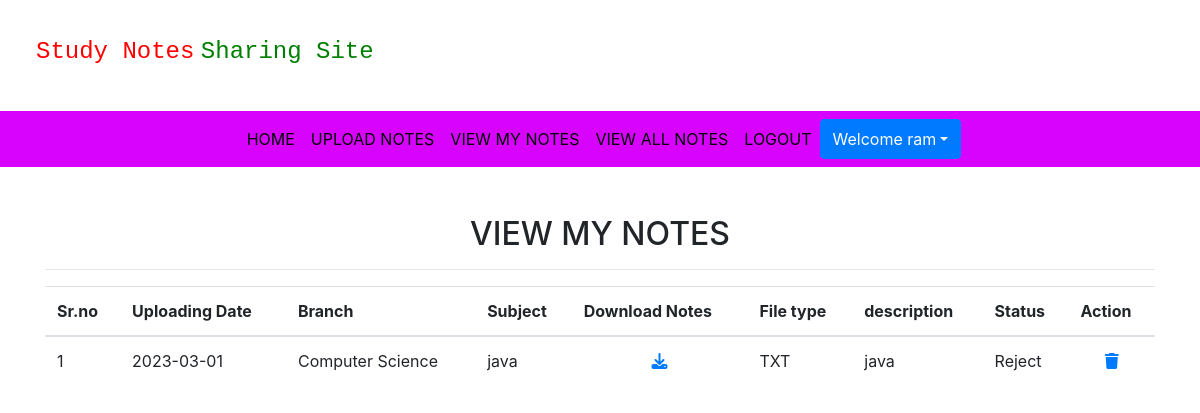
Page /view_mynotes (signed in) on the committed database.
### notes/models.py (models this page shows, shortened)
class Notes(models.Model):
	user = models.ForeignKey(User,on_delete=models.CASCADE)
	uploadingdate = models.CharField(max_length=30)
	branch = models.CharField(max_length=50)
	subject = models.CharField(max_length=30)
	notesfile = models.FileField(null=True)
	filetype = models.CharField(max_length=30,null=True)
	description = models.CharField(max_length=250,null=True)
	status = models.CharField(max_length=20)

### notes/views.py (the view)
# urls.py: path('view_mynotes',views.view_mynotes,name='view_mynotes'),
def view_mynotes(request):
    if not request.user.is_authenticated:
        return redirect('login')
    user = request.user
    notes = Notes.objects.filter(user=user)
    return render(request, 'view_mynotes.html', {'notes': notes})

### notes/templates/view_mynotes.html (shortened to what this page needs)
{% extends 'user_navigation.html'%}
{% block body %}
{% load static %}
<link rel="stylesheet" href="https://cdnjs.cloudflare.com/ajax/libs/twitter-bootstrap/4.5.2/css/bootstrap.css">
<link rel="stylesheet" href="https://cdn.datatables.net/1.13.2/css/dataTables.bootstrap4.min.css">
<link rel="stylesheet" href="https://cdnjs.cloudflare.com/ajax/libs/font-awesome/6.3.0/css/all.min.css">
<div class="container my-5">
    <h2 class="text-center"> VIEW MY NOTES </h2>
    <hr>
    <table class="table table=bordered " id="example">
        <thead>
        <tr>
            <th> Sr.no</th>
            <th> Uploading Date</th>
            <th> Branch</th>
            <th> Subject</th>
            <th> Download Notes</th>
            <th> File type</th>
            <th> description</th>
            <th> Status</th>
            <th> Action</th>
        </tr>
        {% for i in notes %}
        <tr>
            <td>{{forloop.counter}}</td>
            <td>{{i.uploadingdate }}</td>
            <td>{{i.branch }}</td>
            <td>{{i.subject }}</td>
            <td class="text-center"><a href= "{{i.notesfile.url }}" class="fa-solid fa-download"  ></a></td>
            <td>{{i.filetype }}</td>
            <td>{{i.description }}</td>
            <td>{{i.status}}</td>
            <td class="text-center"><a href="{% url 'delete_mynotes' i.id %}" class="fa-sharp fa-solid fa-trash" onclick="return confirm('Are you sure,You want to Delete')"></a></td>
        </tr>
        {%endfor%}
        </thead>
    </table>
</div>
{% endblock %}

### notes/templates/user_navigation.html (shortened to what this page needs)
<!DOCTYPE html>
{% load static %}
<html lang="en">
<head>
    <link rel="stylesheet" href="https://cdn.jsdelivr.net/npm/bootstrap@4.6.2/dist/css/bootstrap.min.css">
    <link rel="stylesheet" href="{% static 'css/mystyle.css' %}">
    <link href="https://cdnjs.cloudflare.com/ajax/libs/font-awesome/5.13.0/css/all.min.css" rel="stylesheet">
</head>
<body  >
    <h4 style="padding: 3%;"><samp style="color:red ;">Study Notes</samp> <samp style="color: green;">Sharing Site</samp></h4>
    <nav class="navbar navbar-expand-sm justify-content-center" style="background-color: rgb(215, 3, 252);">
        <ul class="navbar-nav">
            <li class="navbar-item">
                <a class="nav-link" href="#">HOME</a>
            </li>
            <li class="navbar-item">
                <a class="nav-link" href="{% url 'upload_notes' %}">UPLOAD NOTES</a>
            </li>
            <li class="navbar-item">
                <a class="nav-link" href="{% url 'view_mynotes' %}">VIEW MY NOTES</a>
            </li>
            <li class="navbar-item">
                <a class="nav-link" href="{% url 'view_all_nots' %}">VIEW ALL NOTES</a>
            </li>
            <li class="navbar-item">
                <a class="nav-link" href="{% url 'logout' %}">LOGOUT</a>
            </li>
<div class="btn-group">
    <button  type="button" class="btn btn-primary dropdown-toggle " data-toggle="dropdown">
        Welcome {{request.user.first_name}}</button>
</div>
        </ul>
    </nav>
</body>
</html>
{% block body %}
{% endblock %}

### notes/static/css/mystyle.css (style rules this page uses)
.nav-link { color: black; }

### rows in the picture
Notes: uploadingdate "2023-03-01", branch "Computer Science", subject "java", filetype "TXT", description "java", status "Reject"

### other values in the picture
{{ request.user.first_name }} "ram"
